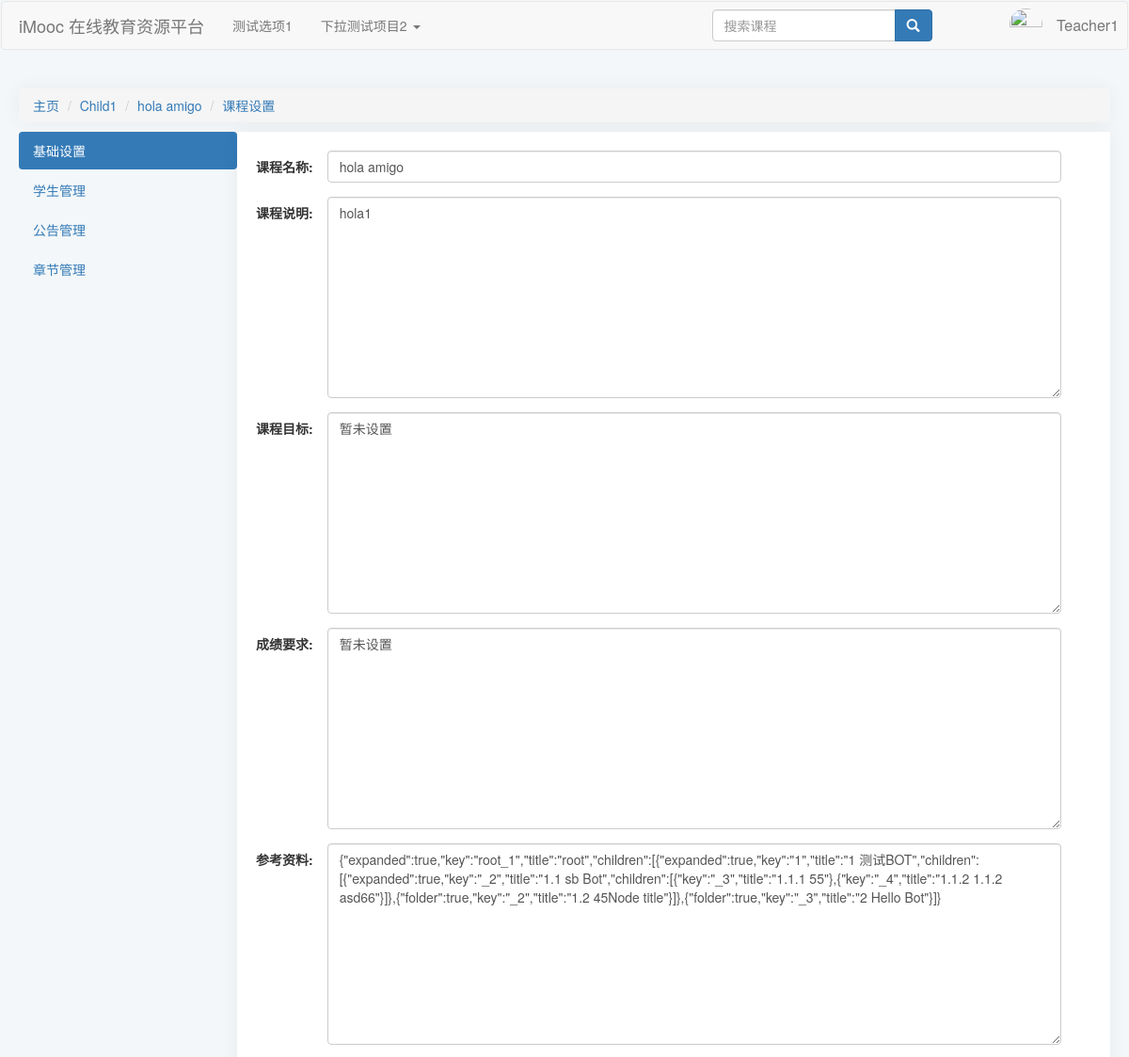
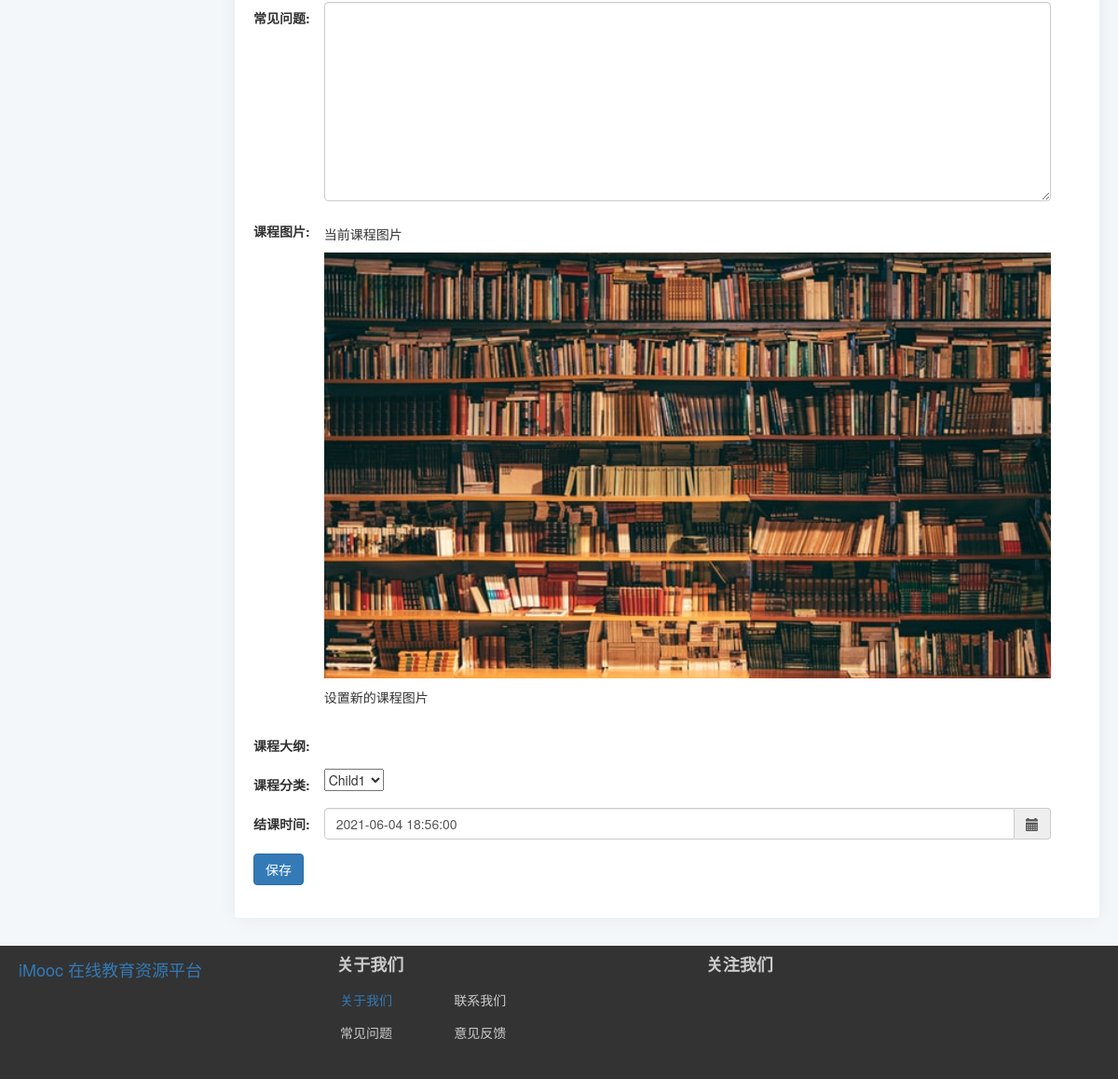
/course/3/Setting (signed in), run on an earlier commit of the app's database (2 pictures, top to bottom).
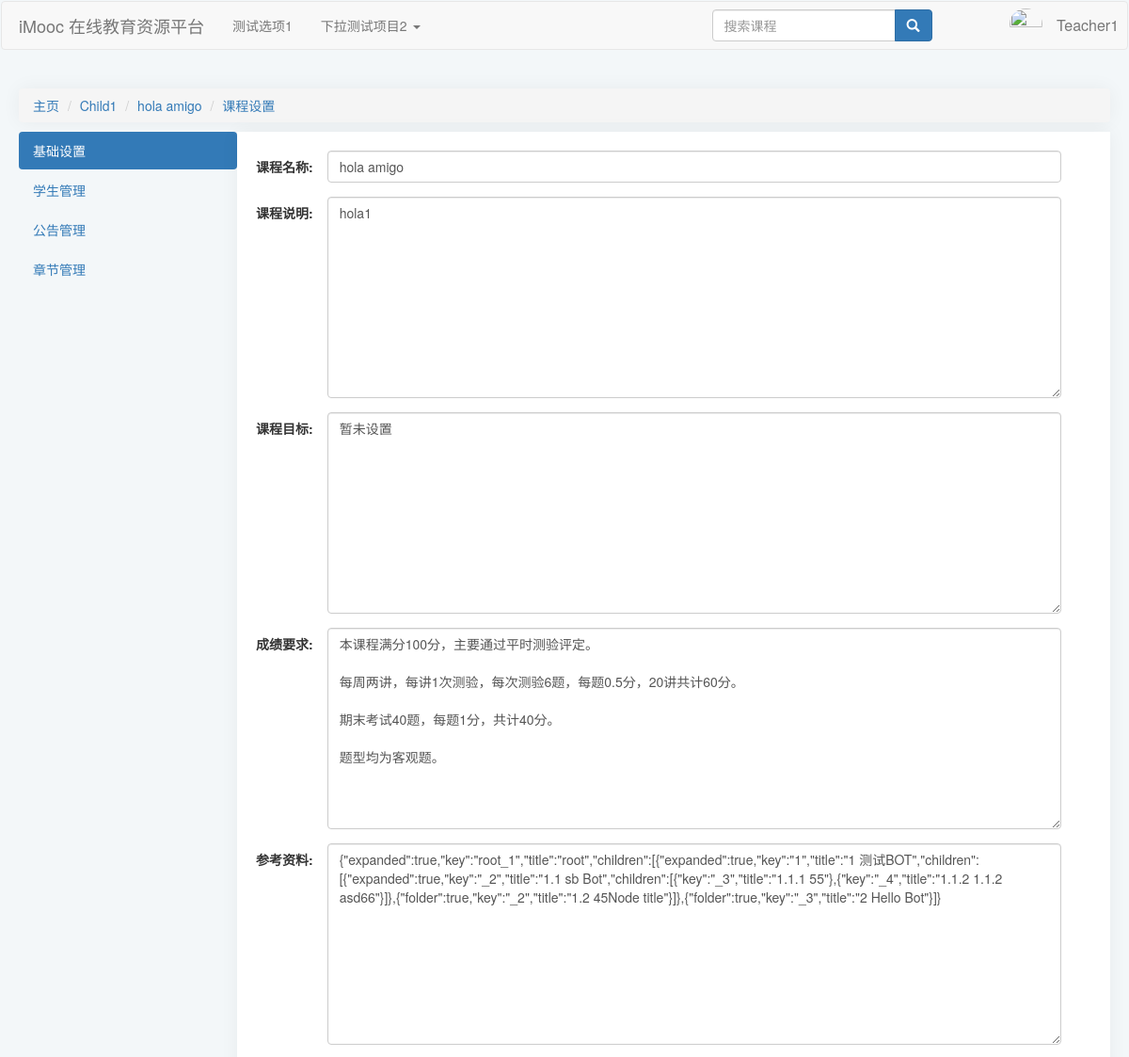
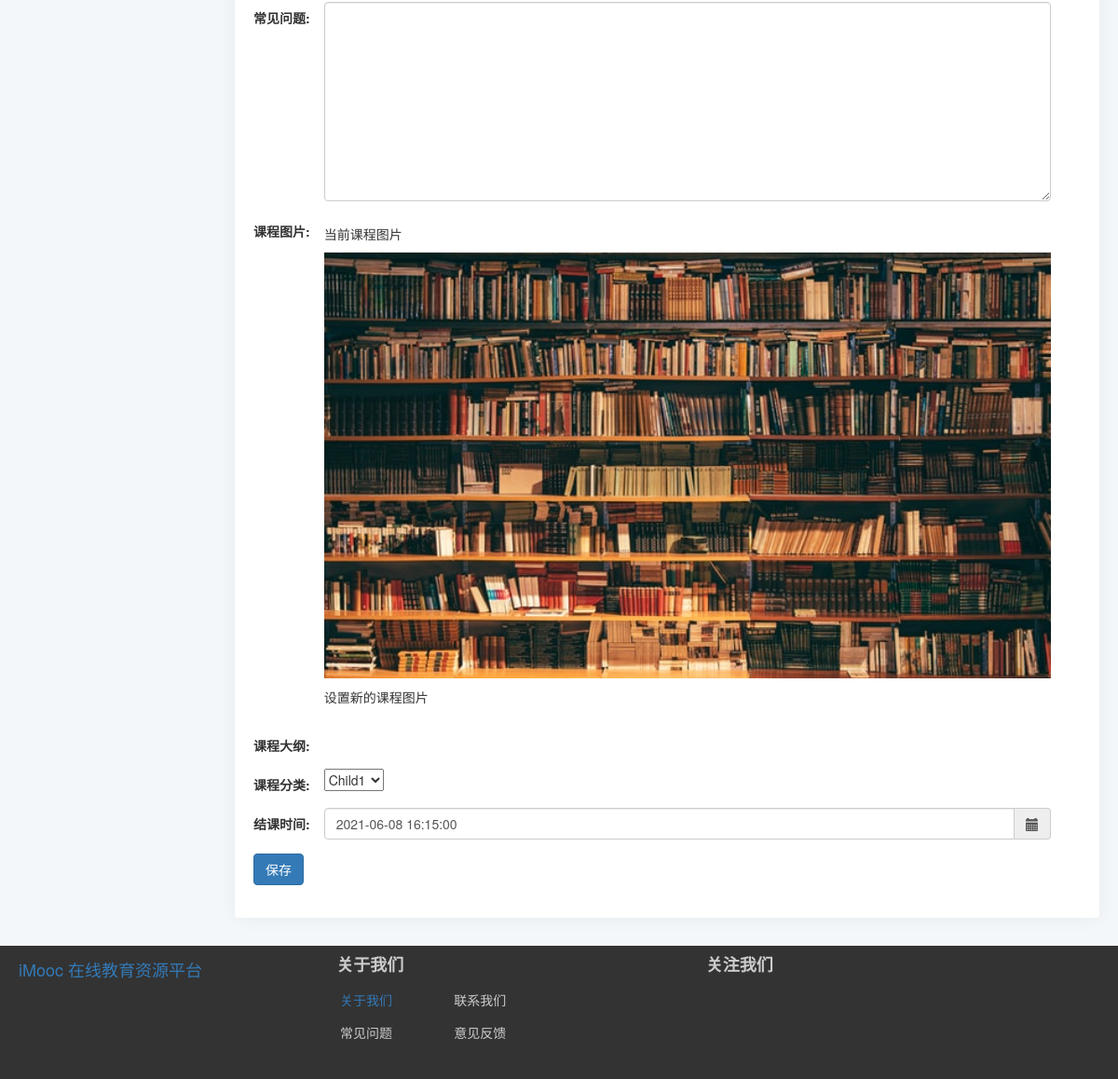
And on a later commit of the database (2 pictures, top to bottom).
### index/models.py (models this page shows, shortened)
class Course(models.Model):
    status = (
        ("1", "未开课"),
        ("2", "已开课"),
        ("3", "已结课"),
    )
    Course_Name = models.CharField(verbose_name="课程名称", max_length=64)
    Course_Teacher = models.ForeignKey(
        "Users",
        on_delete=models.CASCADE,
        limit_choices_to={"access": "teacher"},
        null=True,
        blank=True,
        related_name="teacher",
    )
    Course_Info = models.TextField(verbose_name="课程说明", default="暂未设置")
    Course_Goal = models.TextField(verbose_name="课程目标", default="暂未设置")
    Grade_Requirements = models.TextField(verbose_name="成绩要求", default="暂未设置")
    Reference = models.TextField(verbose_name="参考资料", default="暂未设置")
    QA = models.TextField(verbose_name="常见问题", null=True, blank=True, default="暂未设置")
    Course_Img = models.ImageField(
        verbose_name="课程图片",
        null=True,
        upload_to="Course_Img",
        blank=True,
        default="material/defaultCourseImage.jpg",
    )
    Stu_Count = models.PositiveIntegerField(verbose_name="选课人数", default=0)
    Course_Chapter = models.TextField(
        verbose_name="课程章节",
        null=True,
        blank=True,
        default='[{"title":"New Node","key":"1"}]',
    )
    Course_Category = models.ForeignKey(
        "CourseCategory",
        verbose_name="课程分类",
        on_delete=models.CASCADE,
        limit_choices_to={"Is_Root": 0},
        null=True,
        blank=True,
    )
    View_Count = models.PositiveIntegerField(verbose_name="访问人数", default=0)
    Status = models.CharField(
        verbose_name="课程状态", max_length=16, choices=status, default="1"
    )
    Starting_Time = models.DateTimeField(verbose_name="开课时间", auto_now_add=True)
    Ending_Time = models.DateTimeField(verbose_name="结课时间")
    class Meta:
        ordering = ["-Starting_Time"]
        verbose_name = "课程"
        verbose_name_plural = "课程"

### index/views.py (the view)
# urls.py: path("course/<int:courseid>/Setting", views.courseSetting, name="courseSetting"),
def courseSetting(request, courseid):
    if not VF.checkLogin(request):
        nextUrl = request.path
        request.session["next"] = nextUrl
        return redirect("/login?next=%s" % nextUrl)
    else:
        username = request.session["user_name"]
        user = models.Users.objects.get(name=username)
        if user.access != "teacher":
            return render(request, "index/courseSettingError.html")
        courseDetail, _, _ = VF.Get_Course(courseid)
        course = models.Course.objects.get(id=courseid)
        img = course.Course_Img
        if request.method == "POST":
            settingForm = forms.CourseSettingForm(
                request.POST, request.FILES, instance=course
            )
            if settingForm.is_valid():
                instance = settingForm.save(commit=False)
                instance.save()
                return HttpResponseRedirect(
                    reverse("index:courseSetting", args=(courseid,))
                )
        else:
            settingForm = forms.CourseSettingForm(instance=course)
    return render(request, "index/courseSettingInfo.html", locals())

### index/forms.py
class CourseSettingForm(ModelForm):
    Course_Img = forms.ImageField(
        label=("课程图片"), required=False, widget=forms.FileInput
    )
    def __init__(self, *args, **kwargs):
        super(CourseSettingForm, self).__init__(*args, **kwargs)
        for field in iter(self.fields):
            if field == "Course_Img":
                self.fields[field].widget.attrs.update(
                    {
                        "id": "updateImg",
                        "class": "file-loading",
                        "data-browse-on-zone-click": "true",
                    }
                )
            else:
                self.fields[field].widget.attrs.update(
                    {
                        "class": "form-control col-sm-10",
                    }
                )
    class Meta:
        model = Course
        exclude = [
            "Status",
            "Course_Teacher",
            "Stu_Count",
            "Course_Chapter",
            "View_Count",
        ]

### index/functions/viewFunction.py (called while the page is built)
def checkLogin(request):
    loginStatus = request.session.get("is_login")
    if loginStatus:
        return True
    else:
        return False

### index/models.py (called while the page is built)
    def __str__(self) -> str:
        return self.CategoryName

### index/templates/index/courseSettingInfo.html (shortened to what the changed rows need)
{% extends 'index/courseSettingBase.html' %}
{% load static %}
    {% block extrastatic %}
    {{ block.super }}
    <link rel="stylesheet" type="text/css" href="{% static 'index/css/courseSettingInfo.css' %}">
    <link rel="stylesheet" type="text/css" href="{% static 'index/css/treeView.css' %}">
    <link rel="stylesheet" type="text/css" href="{% static 'fileinput/css/fileinput.css' %}">
    <link rel="stylesheet"
        href="https://cdnjs.cloudflare.com/ajax/libs/bootstrap-select/1.12.4/css/bootstrap-select.min.css">
    <link href="https://cdn.bootcss.com/bootstrap-datetimepicker/4.17.47/css/bootstrap-datetimepicker.min.css"
        rel="stylesheet">
    {% endblock %}
    {% block content %}
    <div>
        {{ block.super }}
        <div class="settingForm">
            <form action="Setting" method="POST" enctype="multipart/form-data" class="form-horizontal">
                <div class="form-group">
                    <div class="item form-Name">
                        <label for="{{settingForm.Course_Name.id_for_label}}"
                            class="control-label col-sm-2">课程名称:</label>
                        {{settingForm.Course_Name}}
                    </div>
                </div>
                <div class="form-group">
                    <div class="item form-Info">
                        <label for="{{settingForm.Course_Info.id_for_label}}"
                            class="control-label col-sm-2">课程说明:</label>
                        {{settingForm.Course_Info}}
                    </div>
                </div>
                <div class="form-group">
                    <div class="item form-Goal">
                        <label for="{{settingForm.Course_Goal.id_for_label}}"
                            class="control-label col-sm-2">课程目标:</label>
                        {{settingForm.Course_Goal}}
                    </div>
                </div>
                <div class="form-group">
                    <div class="item form-Grade">
                        <label for="{{settingForm.Grade_Requirements.id_for_label}}"
                            class="control-label col-sm-2">成绩要求:</label>
                        {{settingForm.Grade_Requirements}}
                    </div>
                </div>
                <div class="form-group">
                    <div class="item form-Refer">
                        <label for="{{settingForm.Reference.id_for_label}}" class="control-label col-sm-2">参考资料:</label>
                        {{settingForm.Reference}}
                    </div>
                </div>
                <div class="form-group">
                    <div class="item form-QA">
                        <label for="{{settingForm.QA.id_for_label}}" class="control-label col-sm-2">常见问题:</label>
                        {{settingForm.QA}}
                    </div>
                </div>
                <div class="form-group">
                    <div class="item form-Category">
                        <label for="{{settingForm.Course_Category.id_for_label}}"
                            class="control-label col-sm-2">课程分类:</label>
                        {{settingForm.Course_Category}}
                    </div>
                </div>
                <div class="form-group">
                    <div class="item form-ETime">
                        <div class='input-group date' id='datetimepicker1'>
                            {{settingForm.Ending_Time}}
                            <span class="input-group-addon">
                                <span class="glyphicon glyphicon-calendar"></span>
                            </span>
                        </div>
                    </div>
                </div>
            </form>
        </div>
    </div>
    {% endblock %}

### index/templates/index/courseSettingBase.html (shortened to what this page needs)
{% extends 'index/index.html' %}
{% load static %}
    {% block extrastatic %}
    <link rel="stylesheet" type="text/css" href="{% static 'index/css/courseSettingBase.css' %}">
    {% endblock %}
    {% block content %}
    <div>
        <ul class="breadcrumb">
            <li><a href="/index/">主页</a></li>
            <li><a href="#">{{courseDetail.Course_Category}}</a></li>
            <li><a href="{% url 'index:courseInfo' courseid %}">{{courseDetail.Course_Name}}
                </a>
            </li>
            <li class="active"><a href="{% url 'index:courseSetting' courseid %}">课程设置
                </a>
            </li>
        </ul>
    </div>
    <div class="navSideBar">
        <ul class="nav nav-pills nav-stacked">
            <li role="basicInfo"><a href="{% url 'index:courseSetting' courseid %}">基础设置</a></li>
            <li role="studentManagement"><a href="{% url 'index:studentSetting' courseid %}">学生管理</a></li>
            <li role="annoucementManage"><a href="{% url 'index:noticeSetting' courseid %}">公告管理</a></li>
            <li role="chapterManagement"><a href="{% url 'index:chapterSetting' courseid %}">章节管理</a></li>
        </ul>
    </div>
    {% endblock %}

What changed in the data, as far as the page shows it:
changed Course "hola amigo": Grade_Requirements "暂未设置" → "本课程满分100分，主要通过平时测验评定。 每周两讲，每讲1次测验，每次测验6题，每题0.5分，20讲共计60分。 期末考试40题，每题1分，共计40分。 题型均为客观题。"; Ending_Time "2021-06-04 18:56:00" → "2021-06-08 16:15:00"
